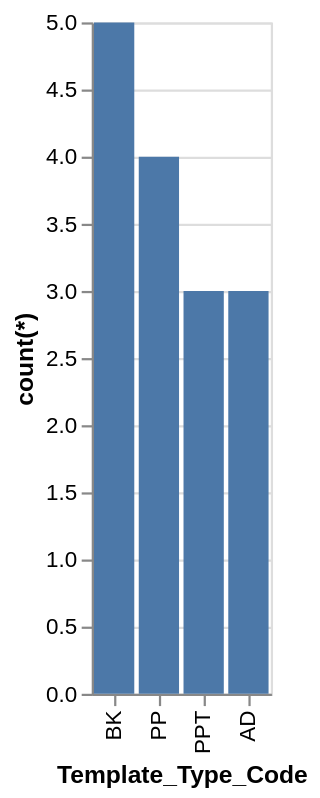

Source (Vega-Lite JSON):
### Vega-Lite specification from a JSON file in a GitHub repository (floating-point values rounded to 4 significant figures)
{"data": {"values": [{"x_data": "BK", "y_data": 5}, {"x_data": "PP", "y_data": 4}, {"x_data": "PPT", "y_data": 3}, {"x_data": "AD", "y_data": 3}]}, "mark": "bar", "encoding": {"x": {"field": "x_data", "type": "nominal", "title": "Template_Type_Code", "sort": {"op": "sum", "field": "y_data", "order": "descending"}}, "y": {"field": "y_data", "type": "quantitative", "title": "count(*)"}}}
